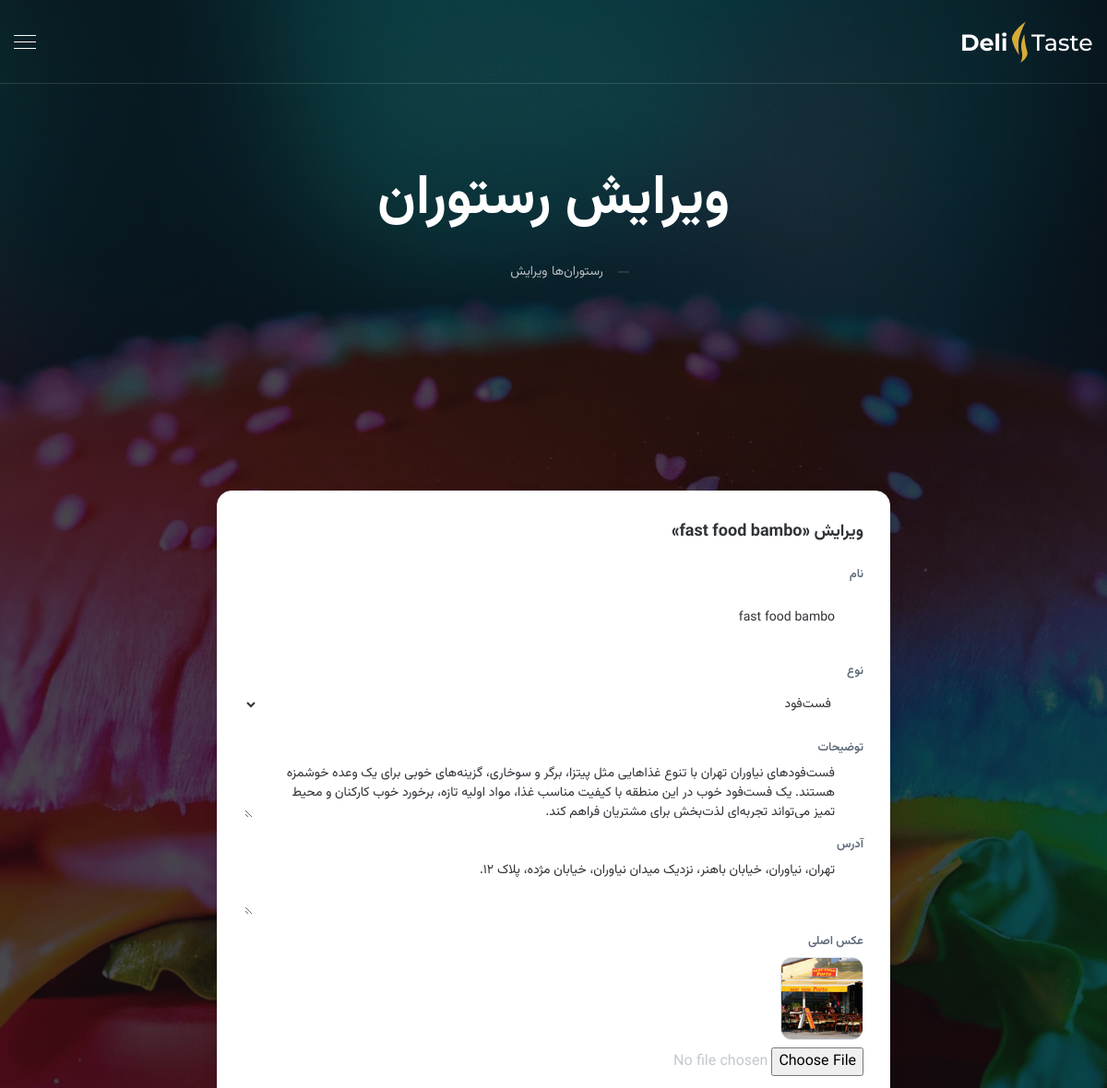
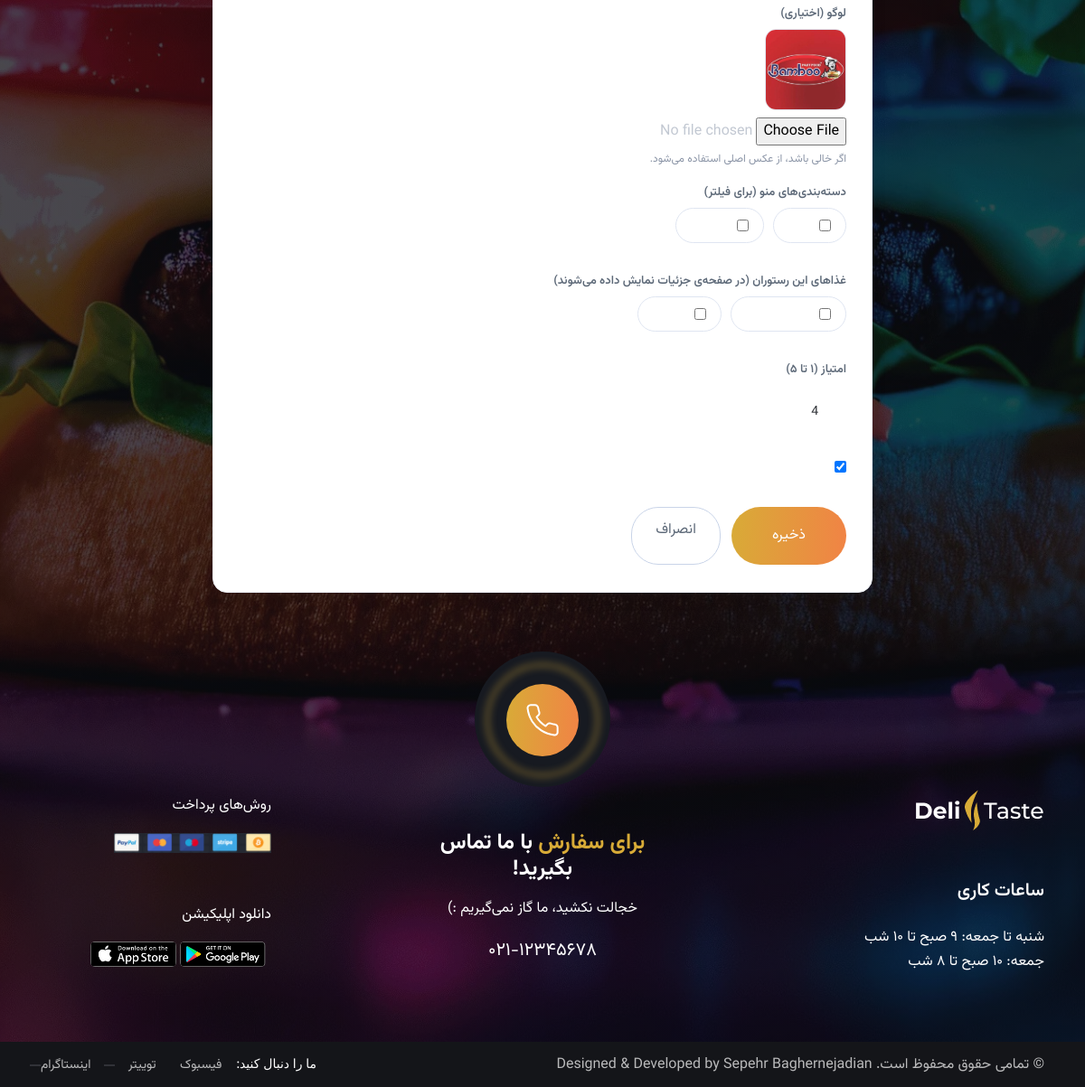
/restaurants/1/edit/ (signed in), run on the app's committed database (2 pictures, top to bottom).
### restoran_app/models.py (models this page shows, shortened)
class Restaurant(models.Model):
    KIND_CHOICES = [
        ('restaurant', 'رستوران'),
        ('cafe', 'کافه'),
        ('pub', 'پاب'),
        ('fastfood', 'فست‌فود'),
        ('asian', 'غذای آسیایی'),
    ]
    name = models.CharField("نام", max_length=150)
    kind = models.CharField("نوع", max_length=20, choices=KIND_CHOICES,
                            default='restaurant')
    description = models.TextField("توضیحات", blank=True)
    address = models.TextField("آدرس", blank=True)
    image = models.ImageField("عکس اصلی", upload_to='restaurants/',
                              blank=True, null=True)
    logo = models.ImageField("لوگو (اختیاری)", upload_to='restaurants/logos/',
                             blank=True, null=True,
                             help_text="اگر خالی باشد، از عکس اصلی استفاده می‌شود.")
    categories = models.ManyToManyField('ghaza_app.Category', blank=True,
                                        related_name='restaurants',
                                        verbose_name="دسته‌بندی‌های منو")
    foods = models.ManyToManyField('ghaza_app.Food', blank=True,
                                   related_name='restaurants',
                                   verbose_name="غذاهای این رستوران")
    rating = models.PositiveSmallIntegerField(
        "امتیاز (۱ تا ۵)", default=5,
        validators=[MinValueValidator(1), MaxValueValidator(5)])
    is_open = models.BooleanField("الان باز است", default=True)
    created_at = models.DateTimeField(auto_now_add=True)
    class Meta:
        ordering = ['-created_at']
        verbose_name = "رستوران"
        verbose_name_plural = "رستوران‌ها"

### restoran_app/views.py (the view)
# urls.py: path('restaurants/<int:pk>/edit/', rest_views.restaurant_edit, name='restaurant_edit'),
@superuser_required
def restaurant_edit(request, pk):
    restaurant = get_object_or_404(Restaurant, pk=pk)
    form = RestaurantForm(request.POST or None, request.FILES or None, instance=restaurant)
    if request.method == 'POST' and form.is_valid():
        form.save()
        messages.success(request, 'تغییرات ذخیره شد.')
        return redirect('restaurants')
    context = {'form': form, 'is_edit': True, 'restaurant': restaurant}
    context.update(_cart_context(request))
    return render(request, 'restaurant_form.html', context)

### templates/restaurant_form.html (shortened to what this page needs)
{% load static %}
{% load humanize %}
<!doctype html>
<html lang="fa" dir="rtl">
<head>
    <link rel="stylesheet" type="text/css" href="{% static 'assets/css/fonts.css' %}">
    <link rel="stylesheet" type="text/css" href="{% static 'assets/css/all.min.css' %}">
    <link rel="stylesheet" type="text/css" href="{% static 'assets/css/animate.min.css' %}">
    <link rel="stylesheet" type="text/css" href="{% static 'assets/js/lib/slick/slick.css' %}">
    <link rel="stylesheet" type="text/css" href="{% static 'assets/js/lib/slick/slick-theme.css' %}">
    <link rel="stylesheet" type="text/css" href="{% static 'assets/css/flaticon.css' %}">
    <link rel="stylesheet" type="text/css" href="{% static 'assets/css/jquery-ui.css' %}">
    <link rel="stylesheet" type="text/css" href="{% static 'assets/css/style.css' %}?v=2">
    <link rel="stylesheet" type="text/css" href="{% static 'assets/css/responsive.css' %}">
    <link rel="stylesheet" type="text/css" href="{% static 'assets/css/rtl.css' %}?v=4">
</head>
<body>
    <div class="wrapper">
        <header>
            <div class="container-fluid">
                <div class="header-content d-flex flex-wrap align-items-center">
                    <div class="logo">
                        <a href="{% url 'index' %}" title="">
                            <img src="{% static 'assets/images/logo.png' %}" alt="">
                        </a>
                    </div>
                    <div class="menu-btn">
                        <span class="bar1"></span>
                        <span class="bar2"></span>
                        <span class="bar3"></span>
                    </div>
                </div>
            </div>
        </header>
        <section class="pager-section text-center">
            <div class="fixed-bg bg4"></div>
            <div class="container">
                <div class="pager-head">
                    <h2>{% if is_edit %}ویرایش رستوران{% else %}افزودن رستوران{% endif %}</h2>
                    <ul>
                        <li><a href="{% url 'restaurants' %}" title="">رستوران‌ها</a></li>
                        <li><span>{% if is_edit %}ویرایش{% else %}افزودن{% endif %}</span></li>
                    </ul>
                </div>
            </div>
        </section>
        <section class="sec-block">
            <div class="container">
                <div class="row justify-content-center">
                    <div class="col-lg-8">
                        <div class="account-forms">
                            <h3 class="account-forms__title">{% if is_edit %}ویرایش «{{ restaurant.name }}»{% else %}رستوران جدید{% endif %}</h3>
                            <form method="post" enctype="multipart/form-data">
                                <div class="form-group">
                                    <label class="f-label" for="{{ form.name.id_for_label }}">نام</label>
                                    {{ form.name }}
                                </div>
                                <div class="form-group">
                                    <label class="f-label" for="{{ form.kind.id_for_label }}">نوع</label>
                                    {{ form.kind }}
                                </div>
                                <div class="form-group">
                                    <label class="f-label" for="{{ form.description.id_for_label }}">توضیحات</label>
                                    {{ form.description }}
                                </div>
                                <div class="form-group">
                                    <label class="f-label" for="{{ form.address.id_for_label }}">آدرس</label>
                                    {{ form.address }}
                                </div>
                                <div class="form-group">
                                    <label class="f-label">عکس اصلی</label>
                                    {% if is_edit and restaurant.image %}<img src="{{ restaurant.image.url }}" alt="" class="img-preview">{% endif %}
                                    {{ form.image }}
                                </div>
                                <div class="form-group">
                                    <label class="f-label">لوگو (اختیاری)</label>
                                    {% if is_edit and restaurant.logo %}<img src="{{ restaurant.logo.url }}" alt="" class="img-preview">{% endif %}
                                    {{ form.logo }}
                                    <div class="help-text">اگر خالی باشد، از عکس اصلی استفاده می‌شود.</div>
                                </div>
                                <div class="form-group">
                                    <label class="f-label">دسته‌بندی‌های منو (برای فیلتر)</label>
                                    <div class="cat-grid">
                                        {% for cb in form.categories %}
                                        <label class="cat-chip">{{ cb.tag }} <span>{{ cb.choice_label }}</span></label>
                                        {% endfor %}
                                    </div>
                                </div>
                                <div class="form-group">
                                    <label class="f-label">غذاهای این رستوران (در صفحه‌ی جزئیات نمایش داده می‌شوند)</label>
                                    <div class="cat-grid">
                                        {% for cb in form.foods %}
                                        <label class="cat-chip">{{ cb.tag }} <span>{{ cb.choice_label }}</span></label>
                                        {% empty %}
                                        <div class="help-text">هنوز غذایی ثبت نشده است.</div>
                                        {% endfor %}
                                    </div>
                                </div>
                                <div class="form-group">
                                    <label class="f-label" for="{{ form.rating.id_for_label }}">امتیاز (۱ تا ۵)</label>
                                    {{ form.rating }}
                                </div>
                                <div class="form-group">
                                    <label class="open-check">{{ form.is_open }} الان باز است</label>
                                </div>
                                <div class="form-actions">
                                    <button type="submit" class="btn-default">ذخیره </button>
                                    <a href="{% url 'restaurants' %}" class="btn-cancel">انصراف</a>
                                </div>
                            </form>
                        </div>
                    </div>
                </div>
            </div>
        </section>
        <footer>
            <div class="top-footer">
                <div class="fixed-bg bg3"></div>
                <div class="phone-div">
                    <div class="border-circle">
                        <div class="phone-circle">
                            <a href="#" title="" class="ext-link"></a>
                        </div>
                    </div>
                </div>
                <div class="container">
                    <div class="row align-items-center">
                        <div class="col-lg-3 col-md-6">
                            <div class="widget widget-about">
                                <img src="{% static 'assets/images/logo.png' %}" alt="">
                                <h4>ساعات کاری</h4>
                                <p>شنبه تا جمعه: ۹ صبح تا ۱۰ شب <br /> جمعه: ۱۰ صبح تا ۸ شب</p>
                            </div>
                        </div>
                        <div class="col-lg-6 col-md-6">
                            <div class="widget widget-contact text-center">
                                <h2><span>برای سفارش</span> با ما تماس بگیرید!</h2>
                                <p>خجالت نکشید، ما گاز نمی‌گیریم :)</p>
                                <strong>۰۲۱-۱۲۳۴۵۶۷۸</strong>
                            </div>
                        </div>
                        <div class="col-lg-3 col-md-6">
                            <div class="widget widget-payment">
                                <div class="wid-payment">
                                    <h4>روش‌های پرداخت</h4>
                                    <img src="{% static 'assets/images/imgs.png' %}" alt="">
                                </div>
                                <div class="wid-payment">
                                    <h4>دانلود اپلیکیشن</h4>
                                    <ul>
                                        <li><a href="#" title=""><img src="{% static 'assets/images/btn1.png' %}" alt=""></a></li>
                                        <li><a href="#" title=""><img src="{% static 'assets/images/btn2.png' %}" alt=""></a></li>
                                    </ul>
                                </div>
                            </div>
                        </div>
                    </div>
                </div>
            </div>
            <div class="bottom-footer">
                <div class="container">
                    <div class="row align-items-center">
                        <div class="col-lg-6">
                            <div class="copyright">
                                <p>© تمامی حقوق محفوظ است. Designed &amp; Developed by <a href="https://sepehrbaghernezhadian.ir/" target="_blank" rel="noopener">Sepehr Baghernejadian</a></p>
                            </div>
                        </div>
                        <div class="col-lg-6">
                            <div class="find-us text-right">
                                <h5>ما را دنبال کنید:</h5>
                                <ul class="social-links-text">
                                    <li><a href="#" title="">فیسبوک</a></li>
                                    <li><a href="#" title="">توییتر</a></li>
                                    <li><a href="https://www.instagram.com/sepi__en/" target="_blank" rel="noopener" title="sepi__en">اینستاگرام</a></li>
                                </ul>
                            </div>
                        </div>
                    </div>
                </div>
            </div>
        </footer>
    </div>
</body>
</html>
</html>

### data on the page
Restaurant: name "fast food bambo", kind "فست‌فود", description "فست‌فودهای نیاوران تهران با تنوع غذاهایی مثل پیتزا، برگر و سوخاری، گزینه‌های خوبی برای یک وعده خوشمزه هستند. یک فست‌فود خوب در این منطقه با کیفیت مناسب غذا، مواد اولیه تازه، برخورد خوب کارکنان و محیط تمیز می‌تواند تجربه‌ای لذت‌بخش برای مشتریان فراهم کند.", address "تهران، نیاوران، خیابان باهنر، نزدیک میدان نیاوران، خیابان مژده، پلاک ۱۲.", image (picture), logo (picture), rating "4", is_open "☑"
